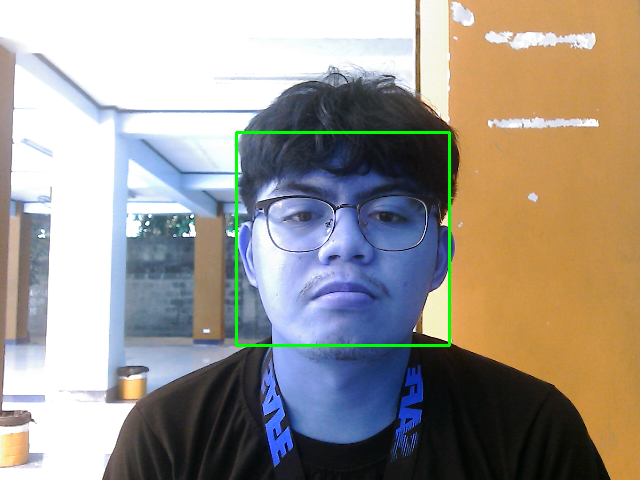
#> input picture Known_Faces/Daniel  Suhitado/14.png, 640 x 480 px, found by its file name
$ python TokenForm.py   (older library calls are emulated)
#> lines starting #> are read from the running program, lines starting #| are printed output that depends on the picture; long printed decimals are rounded
import cv2

def calculate_blurriness(image_path):
    # Read the image
#> called with image_path = 'Known_Faces/ART LISBOA/14.png'
    image = cv2.imread(image_path)
#> image is the input picture: shape (480, 640, 3); mean B, G, R 143.2, 150.8, 157.3

    # Convert the image to grayscale
    gray = cv2.cvtColor(image, cv2.COLOR_BGR2GRAY)
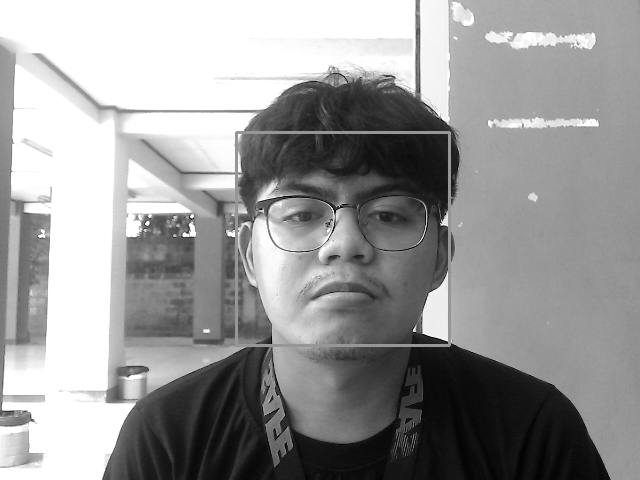
#> gray: shape (480, 640); min 0, max 255, mean 151.9

    # Calculate the Laplacian
    laplacian = cv2.Laplacian(gray, cv2.CV_64F)
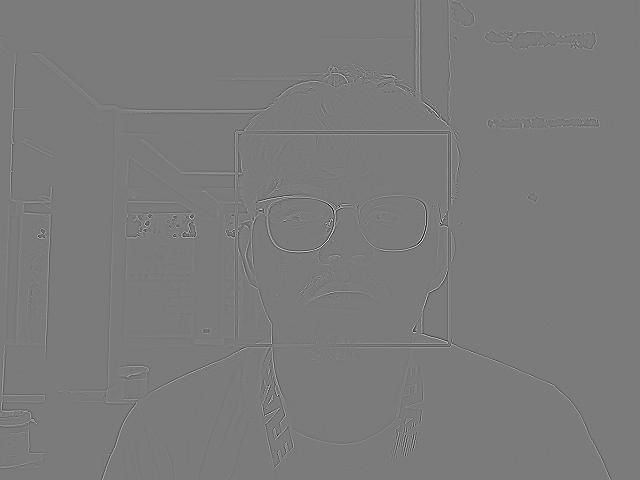
#> laplacian: shape (480, 640) float64; min -532, max 567, mean 0; drawn with min black and max white

    # Calculate the variance of the Laplacian
    variance = laplacian.var()
#> variance = 689.9

    return variance

def main():
    image_path = 'Known_Faces/ART LISBOA/14.png'  # Replace with the path to your image

    # Calculate the blurriness
    blurriness = calculate_blurriness(image_path)
#> blurriness = 689.9

    # Define a threshold to determine if the image is blurry or not
    threshold = 100  # You can adjust this threshold
    print(blurriness)
#| 689.931


if __name__ == "__main__":
    main()
